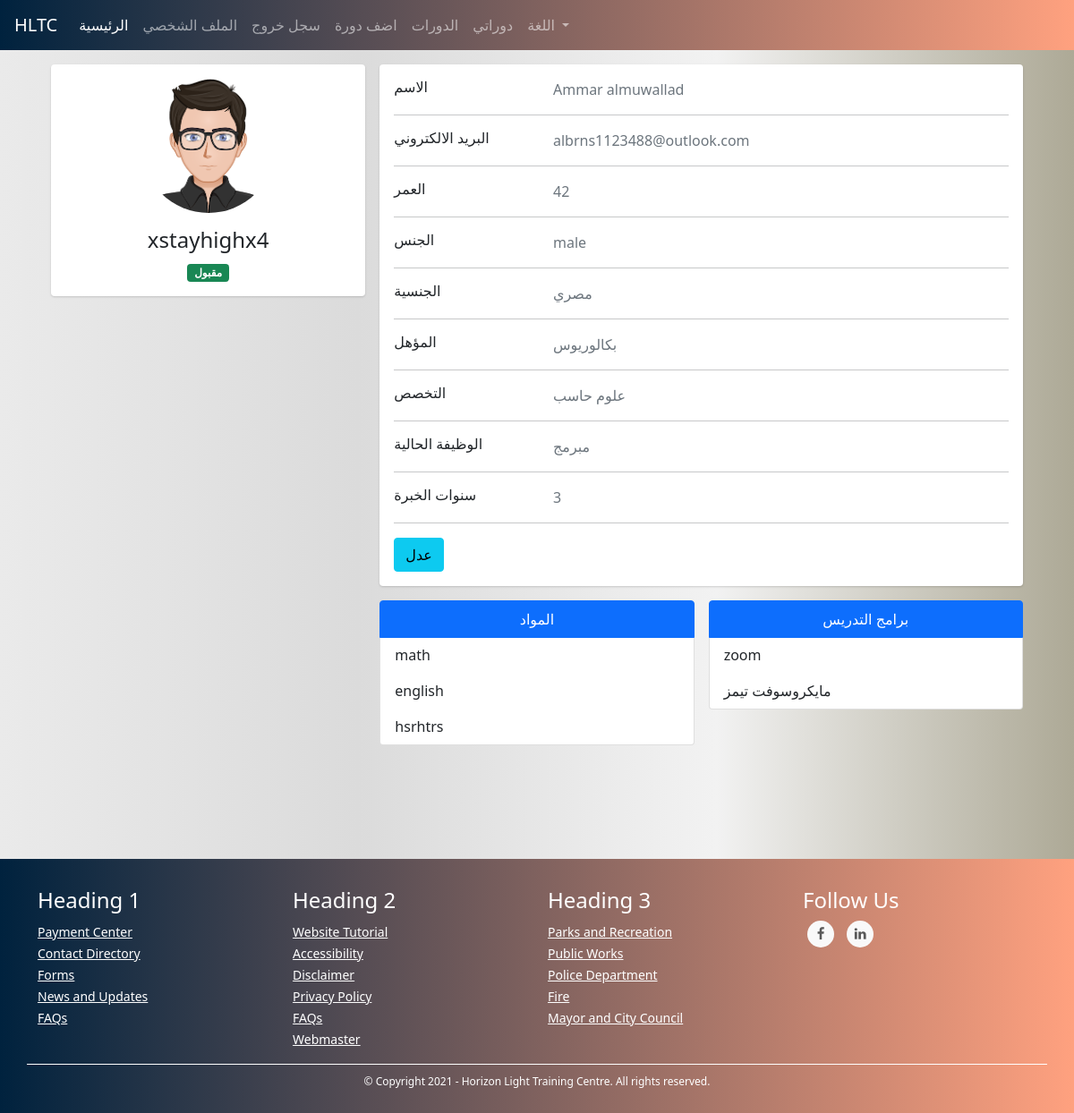
The app's page /tutors/profile (signed in), older data.
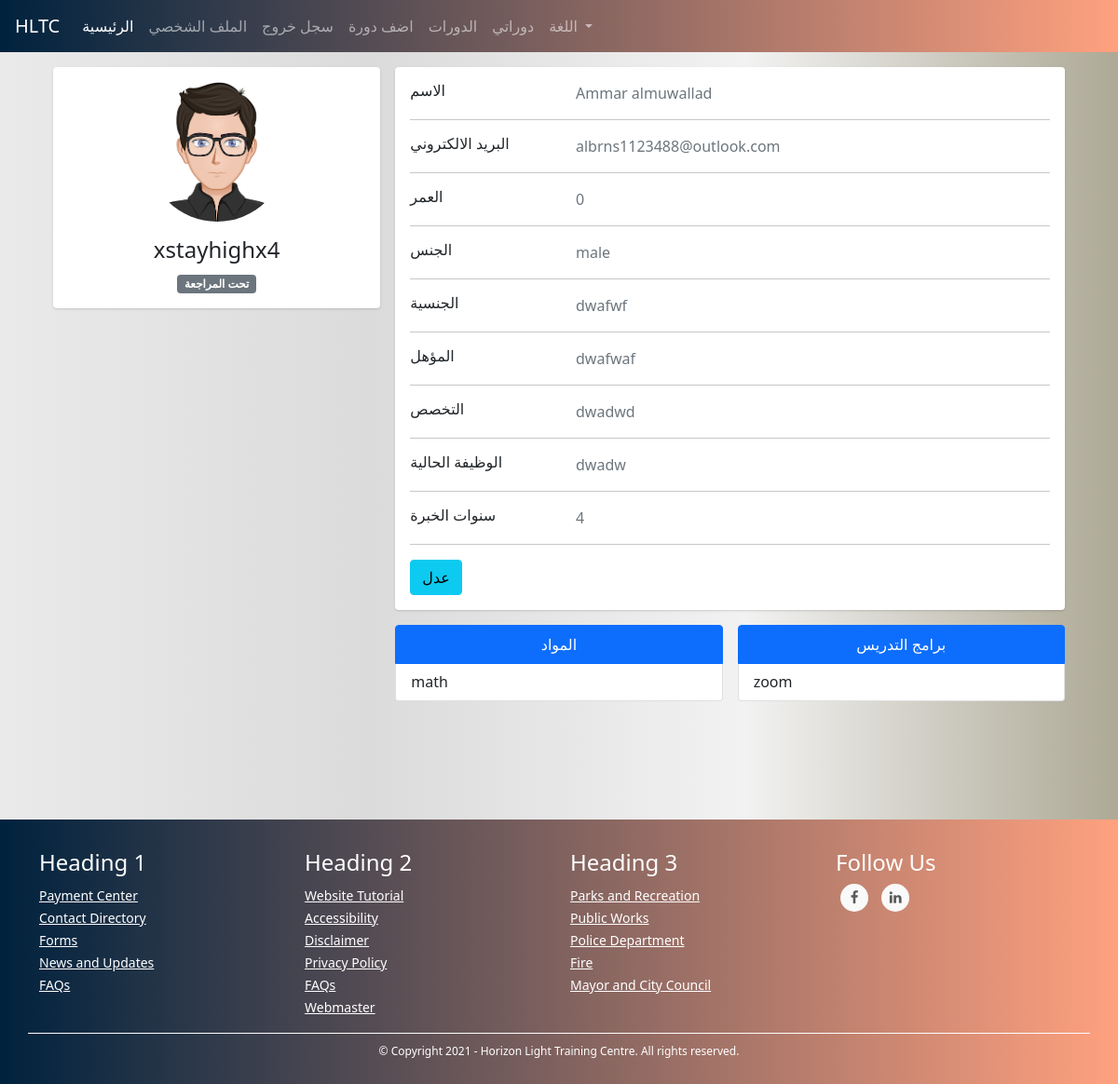
The same page, newer data.
### TUTOR/models.py (models this page shows, shortened)
class TutorDataModel(db.Model):
    id = db.Column(db.Integer, primary_key=True)
    date_of_birth = db.Column(db.DateTime, nullable=False)
    nationality = db.Column(db.String(30), nullable=False)
    qualification = db.Column(db.String(35), nullable=False)
    major = db.Column(db.String(35), nullable=False)
    current_job = db.Column(db.String(50), nullable=False)
    _subjects = db.Column(db.String(), nullable=False) # [subject1, subject2, ...]
    years_of_experience = db.Column(db.Integer, nullable=False)
    _tools_used_for_online_tutoring = db.Column(db.String(), nullable=False) # [tool1, tool2, ...]
    is_accepted = db.Column(db.Boolean, nullable=False, default=False)
    courses = db.relationship('CourseModel', backref='tutor')
    user_id = db.Column(db.Integer, db.ForeignKey('user_model.id'))
    @property
    def age(self):
        return int((datetime.date(datetime.utcnow()) - datetime.date(self.date_of_birth)).days / 365)
    @property
    def subjects(self):
        return json.loads(self._subjects)
    @property
    def tools_used_for_online_tutoring(self):
        return json.loads(self._tools_used_for_online_tutoring)

### TUTOR/TUTORS/routes.py (the view)
@tutors_blueprint.route("/tutors/profile", methods=["GET", "POST"])
@login_required(["tutor"])
def profile():
    return render_template("tutors/new_profile.html")

### TUTOR/TUTORS/routes.py (called while the page is built)
@tutors_blueprint.context_processor
def utility_processor():
    return dict(get_language_text=LngObj.get_language_text, get_current_page_language_list=LngObj.get_current_page_language_list, languages=LANGUAGES, admin_types=ADMIN_TYPES, settings=SiteSettingsModel.instance())

### TUTOR/models.py (called while the page is built)
@login_manager.user_loader
def load_user(user_id):
    return UserModel.query.get(int(user_id))

    @property
    def full_name(self):
        return self.first_name + " " + self.last_name

    @property
    def gender(self):
        return "male" if self._gender else "female"

    @classmethod
    def instance(cls):
        return cls.query.get(1)

### TUTOR/utils/utils.py (called while the page is built)
def login_required(roles=[]):
	def wrapper(fn):
		@wraps(fn)
		def decorated_view(*args, **kwargs):
			if request.method in EXEMPT_METHODS:
				return fn(*args, **kwargs)
			elif current_app.login_manager._login_disabled:
				return fn(*args, **kwargs)
			elif not current_user.is_authenticated:
				return current_app.login_manager.unauthorized()
			role = current_user.user_type
			if ( (role not in roles) and (roles != []) ):
				return current_app.login_manager.unauthorized()
			return fn(*args, **kwargs)
		return decorated_view
	return wrapper

### TUTOR/templates/tutors/new_profile.html (shortened to what the changed rows need)
{% extends "template.html" %}
{% block content %}
<link rel="stylesheet" href="{{ url_for('static', filename='css/students/profile.css') }}">
<div class="container">
    <div class="main-body">
          <div class="row gutters-sm">
            <div class="col-md-4 mb-3">
              <div class="card">
                <div class="card-body">
                  <div class="d-flex flex-column align-items-center text-center">
                    <div class="mt-3">
                      <h4>{{ current_user.username }}</h4>
                      {% if current_user.tutor_data_model.is_accepted %}
                      <span class="badge bg-success">مقبول</span>
                      {% else %}
                      <span class="badge bg-secondary">تحت المراجعة</span>
                      {% endif %}
                    </div>
                  </div>
                </div>
              </div>
            </div>
            <div class="col-md-8">
              <div class="card mb-3">
                <div class="card-body">
                  <div class="row">
                    <div class="col-sm-3">
                      <h6 class="mb-0">العمر</h6>
                    </div>
                    <div class="col-sm-9 text-secondary">
                      {{ current_user.tutor_data_model.age }}
                    </div>
                  </div>
                  <div class="row">
                    <div class="col-sm-3">
                      <h6 class="mb-0">الجنسية</h6>
                    </div>
                    <div class="col-sm-9 text-secondary">
                      {{ current_user.tutor_data_model.nationality }}
                    </div>
                  </div>
                  <div class="row">
                    <div class="col-sm-3">
                      <h6 class="mb-0">المؤهل</h6>
                    </div>
                    <div class="col-sm-9 text-secondary">
                      {{ current_user.tutor_data_model.qualification }}
                    </div>
                  </div>
                  <div class="row">
                    <div class="col-sm-3">
                      <h6 class="mb-0">التخصص</h6>
                    </div>
                    <div class="col-sm-9 text-secondary">
                      {{ current_user.tutor_data_model.major }}
                    </div>
                  </div>
                  <div class="row">
                    <div class="col-sm-3">
                      <h6 class="mb-0">الوظيفة الحالية</h6>
                    </div>
                    <div class="col-sm-9 text-secondary">
                      {{ current_user.tutor_data_model.current_job }}
                    </div>
                  </div>
                  <div class="row">
                    <div class="col-sm-3">
                      <h6 class="mb-0">سنوات الخبرة</h6>
                    </div>
                    <div class="col-sm-9 text-secondary">
                      {{ current_user.tutor_data_model.years_of_experience }}
                    </div>
                  </div>
                </div>
              </div>
              <div class="row gutters-sm">
                <div class="col-sm-6 mb-3">
                    <ul class="list-group">
                        <li class="list-group-item active" aria-current="true"><center>المواد</center></li>
                        {% for subject in current_user.tutor_data_model.subjects %}
                        <li class="list-group-item">{{ subject }}</li>
                        {% endfor %}
                      </ul>
                </div>
                <div class="col-sm-6 mb-3">
                    <ul class="list-group">
                        <li class="list-group-item active" aria-current="true"><center>برامج التدريس</center></li>
                        {% for tool in current_user.tutor_data_model.tools_used_for_online_tutoring %}
                        <li class="list-group-item">{{ tool }}</li>
                        {% endfor %}
                      </ul>
                </div>
              </div>
            </div>
          </div>
        </div>
    </div>
    <br><br><br><br>
{% endblock %}

Row changes from the older to the newer data that the page shows:
changed TutorDataModel: is_accepted True → False (drawn); tutor_data_model.age "42" → "0"; tutor_data_model.nationality "مصري" → "dwafwf"; tutor_data_model.qualification "بكالوريوس" → "dwafwaf"; tutor_data_model.major "علوم حاسب" → "dwadwd"; tutor_data_model.current_job "مبرمج" → "dwadw"; tutor_data_model.years_of_experience "3" → "4"
Text that changed along with them:
text no longer shown: "مقبول"
text now shown: "تحت المراجعة"
list line gone: "english"
list line gone: "hsrhtrs"
list line gone: "مايكروسوفت تيمز"
